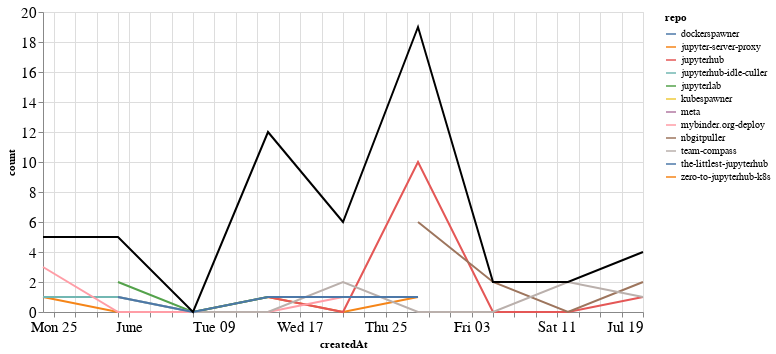

Notebook cell for this chart:
### Markdown cell above
## Comments

### Code cell
comments_time = comments.groupby('repo').resample('W', on='createdAt').count()['author'].reset_index()
comments_time = comments_time.rename(columns={'author': 'count'})
comments_time_total = comments_time.groupby('createdAt').agg({"count": "sum"}).reset_index()
ch1 = alt.Chart(comments_time, width=600).mark_line().encode(
    x='createdAt',
    y='count',
    color='repo',
    tooltip="repo"
)

ch2 = alt.Chart(comments_time_total, width=600).mark_line(color="black").encode(
    x='createdAt',
    y='count',
)

ch1 + ch2

### Figure 1 — Vega-Lite specification as saved in the notebook (floating-point values rounded to 4 significant figures)
{"config": {"axisLeft": {"labelFontSize": 15}, "axisBottom": {"labelFontSize": 15}}, "layer": [{"data": {"name": "data-20ca2118a698639f498a6c74fd820b9e"}, "mark": "line", "encoding": {"color": {"type": "nominal", "field": "repo"}, "tooltip": {"type": "nominal", "field": "repo"}, "x": {"type": "temporal", "field": "createdAt"}, "y": {"type": "quantitative", "field": "count"}}, "width": 600}, {"data": {"name": "data-52bd0775e8aad5a76ba4cb61133a36ff"}, "mark": {"type": "line", "color": "black"}, "encoding": {"x": {"type": "temporal", "field": "createdAt"}, "y": {"type": "quantitative", "field": "count"}}, "width": 600}], "$schema": "https://vega.github.io/schema/vega-lite/v4.8.1.json", "datasets": {"data-20ca2118a698639f498a6c74fd820b9e": [{"repo": "dockerspawner", "createdAt": "2020-06-14T00:00:00", "count": 4}, {"repo": "jupyter-server-proxy", "createdAt": "2020-05-24T00:00:00", "count": 1}, {"repo": "jupyter-server-proxy", "createdAt": "2020-05-31T00:00:00", "count": 0}, {"repo": "jupyter-server-proxy", "createdAt": "2020-06-07T00:00:00", "count": 0}, {"repo": "jupyter-server-proxy", "createdAt": "2020-06-14T00:00:00", "count": 1}, {"repo": "jupyter-server-proxy", "createdAt": "2020-06-21T00:00:00", "count": 0}, {"repo": "jupyter-server-proxy", "createdAt": "2020-06-28T00:00:00", "count": 1}, {"repo": "jupyterhub", "createdAt": "2020-06-14T00:00:00", "count": 1}, {"repo": "jupyterhub", "createdAt": "2020-06-21T00:00:00", "count": 0}, {"repo": "jupyterhub", "createdAt": "2020-06-28T00:00:00", "count": 10}, {"repo": "jupyterhub", "createdAt": "2020-07-05T00:00:00", "count": 0}, {"repo": "jupyterhub", "createdAt": "2020-07-12T00:00:00", "count": 0}, {"repo": "jupyterhub", "createdAt": "2020-07-19T00:00:00", "count": 1}, {"repo": "jupyterhub-idle-culler", "createdAt": "2020-05-24T00:00:00", "count": 1}, {"repo": "jupyterhub-idle-culler", "createdAt": "2020-05-31T00:00:00", "count": 1}, {"repo": "jupyterhub-idle-culler", "createdAt": "2020-06-07T00:00:00", "count": 0}, {"repo": "jupyterhub-idle-culler", "createdAt": "2020-06-14T00:00:00", "count": 1}, {"repo": "jupyterhub-idle-culler", "createdAt": "2020-06-21T00:00:00", "count": 1}, {"repo": "jupyterlab", "createdAt": "2020-05-31T00:00:00", "count": 2}, {"repo": "jupyterlab", "createdAt": "2020-06-07T00:00:00", "count": 0}, {"repo": "jupyterlab", "createdAt": "2020-06-14T00:00:00", "count": 1}, {"repo": "kubespawner", "createdAt": "2020-06-21T00:00:00", "count": 1}, {"repo": "meta", "createdAt": "2020-06-28T00:00:00", "count": 1}, {"repo": "mybinder.org-deploy", "createdAt": "2020-05-24T00:00:00", "count": 3}, {"repo": "mybinder.org-deploy", "createdAt": "2020-05-31T00:00:00", "count": 0}, {"repo": "mybinder.org-deploy", "createdAt": "2020-06-07T00:00:00", "count": 0}, {"repo": "mybinder.org-deploy", "createdAt": "2020-06-14T00:00:00", "count": 0}, {"repo": "mybinder.org-deploy", "createdAt": "2020-06-21T00:00:00", "count": 1}, {"repo": "nbgitpuller", "createdAt": "2020-06-28T00:00:00", "count": 6}, {"repo": "nbgitpuller", "createdAt": "2020-07-05T00:00:00", "count": 2}, {"repo": "nbgitpuller", "createdAt": "2020-07-12T00:00:00", "count": 0}, {"repo": "nbgitpuller", "createdAt": "2020-07-19T00:00:00", "count": 2}, {"repo": "team-compass", "createdAt": "2020-05-31T00:00:00", "count": 1}, {"repo": "team-compass", "createdAt": "2020-06-07T00:00:00", "count": 0}, {"repo": "team-compass", "createdAt": "2020-06-14T00:00:00", "count": 0}, {"repo": "team-compass", "createdAt": "2020-06-21T00:00:00", "count": 2}, {"repo": "team-compass", "createdAt": "2020-06-28T00:00:00", "count": 0}, {"repo": "team-compass", "createdAt": "2020-07-05T00:00:00", "count": 0}, {"repo": "team-compass", "createdAt": "2020-07-12T00:00:00", "count": 2}, {"repo": "team-compass", "createdAt": "2020-07-19T00:00:00", "count": 1}, {"repo": "the-littlest-jupyterhub", "createdAt": "2020-05-31T00:00:00", "count": 1}, {"repo": "the-littlest-jupyterhub", "createdAt": "2020-06-07T00:00:00", "count": 0}, {"repo": "the-littlest-jupyterhub", "createdAt": "2020-06-14T00:00:00", "count": 1}, {"repo": "the-littlest-jupyterhub", "createdAt": "2020-06-21T00:00:00", "count": 1}, {"repo": "the-littlest-jupyterhub", "createdAt": "2020-06-28T00:00:00", "count": 1}, {"repo": "zero-to-jupyterhub-k8s", "createdAt": "2020-06-14T00:00:00", "count": 3}], "data-52bd0775e8aad5a76ba4cb61133a36ff": [{"createdAt": "2020-05-24T00:00:00", "count": 5}, {"createdAt": "2020-05-31T00:00:00", "count": 5}, {"createdAt": "2020-06-07T00:00:00", "count": 0}, {"createdAt": "2020-06-14T00:00:00", "count": 12}, {"createdAt": "2020-06-21T00:00:00", "count": 6}, {"createdAt": "2020-06-28T00:00:00", "count": 19}, {"createdAt": "2020-07-05T00:00:00", "count": 2}, {"createdAt": "2020-07-12T00:00:00", "count": 2}, {"createdAt": "2020-07-19T00:00:00", "count": 4}]}}
